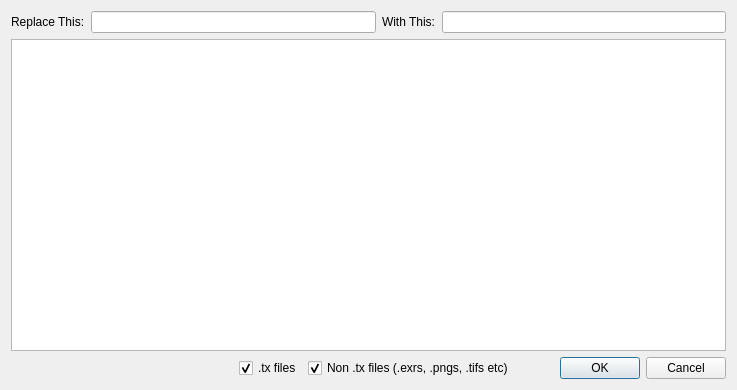
<?xml version="1.0" encoding="UTF-8"?>
<ui version="4.0">
 <class>Dialog</class>
 <widget class="QDialog" name="Dialog">
  <property name="geometry">
   <rect>
    <x>0</x>
    <y>0</y>
    <width>737</width>
    <height>390</height>
   </rect>
  </property>
  <property name="windowTitle">
   <string>Lets substitute folder paths</string>
  </property>
  <layout class="QVBoxLayout" name="verticalLayout_2">
   <item>
    <layout class="QVBoxLayout" name="verticalLayout">
     <item>
      <layout class="QHBoxLayout" name="replaceLayout" stretch="0,0,0,0">
       <item>
        <widget class="QLabel" name="lblReplaceThis">
         <property name="text">
          <string>Replace This:</string>
         </property>
        </widget>
       </item>
       <item>
        <widget class="QLineEdit" name="leReplaceThis"/>
       </item>
       <item>
        <widget class="QLabel" name="lblWithThis">
         <property name="text">
          <string>With This:</string>
         </property>
        </widget>
       </item>
       <item>
        <widget class="QLineEdit" name="leWithThis"/>
       </item>
      </layout>
     </item>
     <item>
      <widget class="QTableWidget" name="table">
       <property name="columnCount">
        <number>0</number>
       </property>
      </widget>
     </item>
     <item>
      <layout class="QHBoxLayout" name="horizontalLayout">
       <item>
        <spacer name="horizontalSpacer_2">
         <property name="orientation">
          <enum>Qt::Horizontal</enum>
         </property>
         <property name="sizeHint" stdset="0">
          <size>
           <width>40</width>
           <height>20</height>
          </size>
         </property>
        </spacer>
       </item>
       <item>
        <widget class="QCheckBox" name="ckbTx">
         <property name="text">
          <string>.tx files</string>
         </property>
         <property name="checked">
          <bool>true</bool>
         </property>
        </widget>
       </item>
       <item>
        <widget class="QCheckBox" name="ckbNonTx">
         <property name="text">
          <string>Non .tx files (.exrs, .pngs, .tifs etc)</string>
         </property>
         <property name="checked">
          <bool>true</bool>
         </property>
        </widget>
       </item>
       <item>
        <spacer name="horizontalSpacer">
         <property name="orientation">
          <enum>Qt::Horizontal</enum>
         </property>
         <property name="sizeType">
          <enum>QSizePolicy::Fixed</enum>
         </property>
         <property name="sizeHint" stdset="0">
          <size>
           <width>40</width>
           <height>20</height>
          </size>
         </property>
        </spacer>
       </item>
       <item>
        <widget class="QPushButton" name="pushButton_ok">
         <property name="text">
          <string>OK</string>
         </property>
        </widget>
       </item>
       <item>
        <widget class="QPushButton" name="pushButton_cancel">
         <property name="text">
          <string>Cancel</string>
         </property>
        </widget>
       </item>
      </layout>
     </item>
    </layout>
   </item>
  </layout>
 </widget>
 <resources/>
 <connections/>
</ui>
